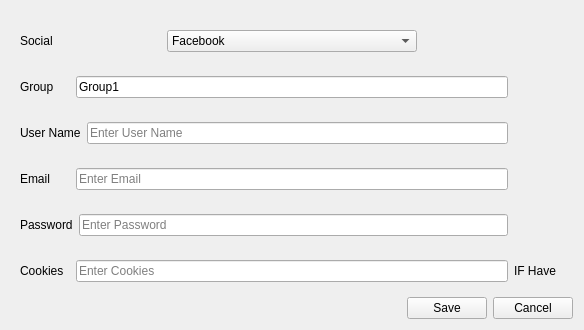
<?xml version="1.0" encoding="UTF-8"?>
<ui version="4.0">
 <class>Form</class>
 <widget class="QWidget" name="Form">
  <property name="geometry">
   <rect>
    <x>0</x>
    <y>0</y>
    <width>584</width>
    <height>315</height>
   </rect>
  </property>
  <property name="windowTitle">
   <string>Form</string>
  </property>
  <layout class="QGridLayout" name="gridLayout">
   <item row="0" column="0" rowspan="3" colspan="2">
    <widget class="QWidget" name="widget" native="true">
     <layout class="QVBoxLayout" name="verticalLayout">
      <property name="spacing">
       <number>6</number>
      </property>
      <property name="leftMargin">
       <number>0</number>
      </property>
      <property name="topMargin">
       <number>10</number>
      </property>
      <property name="rightMargin">
       <number>0</number>
      </property>
      <property name="bottomMargin">
       <number>0</number>
      </property>
      <item>
       <widget class="QWidget" name="widget_1" native="true">
        <property name="minimumSize">
         <size>
          <width>0</width>
          <height>0</height>
         </size>
        </property>
        <layout class="QHBoxLayout" name="horizontalLayout_2">
         <item>
          <widget class="QLabel" name="label_3">
           <property name="minimumSize">
            <size>
             <width>50</width>
             <height>0</height>
            </size>
           </property>
           <property name="maximumSize">
            <size>
             <width>50</width>
             <height>16777215</height>
            </size>
           </property>
           <property name="text">
            <string>Social</string>
           </property>
          </widget>
         </item>
         <item alignment="Qt::AlignHCenter">
          <widget class="QComboBox" name="comboBox">
           <property name="minimumSize">
            <size>
             <width>250</width>
             <height>0</height>
            </size>
           </property>
           <item>
            <property name="text">
             <string>Facebook</string>
            </property>
           </item>
           <item>
            <property name="text">
             <string>Instagram</string>
            </property>
           </item>
          </widget>
         </item>
         <item>
          <widget class="QLabel" name="label_4">
           <property name="maximumSize">
            <size>
             <width>50</width>
             <height>16777215</height>
            </size>
           </property>
           <property name="text">
            <string/>
           </property>
          </widget>
         </item>
        </layout>
       </widget>
      </item>
      <item>
       <widget class="QWidget" name="widget_group" native="true">
        <layout class="QHBoxLayout" name="horizontalLayout">
         <item>
          <widget class="QLabel" name="label">
           <property name="minimumSize">
            <size>
             <width>50</width>
             <height>0</height>
            </size>
           </property>
           <property name="text">
            <string>Group</string>
           </property>
          </widget>
         </item>
         <item>
          <widget class="QLineEdit" name="Group">
           <property name="text">
            <string>Group1</string>
           </property>
           <property name="placeholderText">
            <string/>
           </property>
          </widget>
         </item>
         <item>
          <widget class="QLabel" name="label_2">
           <property name="minimumSize">
            <size>
             <width>50</width>
             <height>0</height>
            </size>
           </property>
           <property name="text">
            <string/>
           </property>
          </widget>
         </item>
        </layout>
       </widget>
      </item>
      <item>
       <widget class="QWidget" name="widget_username" native="true">
        <layout class="QHBoxLayout" name="horizontalLayout_3">
         <item>
          <widget class="QLabel" name="label_5">
           <property name="minimumSize">
            <size>
             <width>49</width>
             <height>0</height>
            </size>
           </property>
           <property name="text">
            <string>User Name</string>
           </property>
          </widget>
         </item>
         <item>
          <widget class="QLineEdit" name="User_Name">
           <property name="placeholderText">
            <string>Enter User Name</string>
           </property>
          </widget>
         </item>
         <item>
          <widget class="QLabel" name="label_6">
           <property name="minimumSize">
            <size>
             <width>50</width>
             <height>0</height>
            </size>
           </property>
           <property name="text">
            <string/>
           </property>
          </widget>
         </item>
        </layout>
       </widget>
      </item>
      <item>
       <widget class="QWidget" name="widget_email" native="true">
        <layout class="QHBoxLayout" name="horizontalLayout_5">
         <item>
          <widget class="QLabel" name="label_9">
           <property name="minimumSize">
            <size>
             <width>50</width>
             <height>0</height>
            </size>
           </property>
           <property name="text">
            <string>Email</string>
           </property>
          </widget>
         </item>
         <item>
          <widget class="QLineEdit" name="Email">
           <property name="placeholderText">
            <string>Enter Email</string>
           </property>
          </widget>
         </item>
         <item>
          <widget class="QLabel" name="label_10">
           <property name="minimumSize">
            <size>
             <width>50</width>
             <height>0</height>
            </size>
           </property>
           <property name="text">
            <string/>
           </property>
          </widget>
         </item>
        </layout>
       </widget>
      </item>
      <item>
       <widget class="QWidget" name="widget_password" native="true">
        <layout class="QHBoxLayout" name="horizontalLayout_4">
         <item>
          <widget class="QLabel" name="label_7">
           <property name="minimumSize">
            <size>
             <width>50</width>
             <height>0</height>
            </size>
           </property>
           <property name="text">
            <string>Password</string>
           </property>
          </widget>
         </item>
         <item>
          <widget class="QLineEdit" name="Password">
           <property name="placeholderText">
            <string>Enter Password</string>
           </property>
          </widget>
         </item>
         <item>
          <widget class="QLabel" name="label_8">
           <property name="minimumSize">
            <size>
             <width>50</width>
             <height>0</height>
            </size>
           </property>
           <property name="text">
            <string/>
           </property>
          </widget>
         </item>
        </layout>
       </widget>
      </item>
      <item>
       <widget class="QWidget" name="widget_cookie" native="true">
        <layout class="QHBoxLayout" name="horizontalLayout_6">
         <item>
          <widget class="QLabel" name="label_11">
           <property name="minimumSize">
            <size>
             <width>50</width>
             <height>0</height>
            </size>
           </property>
           <property name="text">
            <string>Cookies</string>
           </property>
          </widget>
         </item>
         <item>
          <widget class="QLineEdit" name="Cookies">
           <property name="text">
            <string/>
           </property>
           <property name="placeholderText">
            <string>Enter Cookies</string>
           </property>
          </widget>
         </item>
         <item>
          <widget class="QLabel" name="label_12">
           <property name="minimumSize">
            <size>
             <width>50</width>
             <height>0</height>
            </size>
           </property>
           <property name="maximumSize">
            <size>
             <width>50</width>
             <height>16777215</height>
            </size>
           </property>
           <property name="text">
            <string>IF Have</string>
           </property>
          </widget>
         </item>
        </layout>
       </widget>
      </item>
     </layout>
    </widget>
   </item>
   <item row="4" column="0" colspan="2" alignment="Qt::AlignRight">
    <widget class="QWidget" name="widget_2" native="true">
     <layout class="QHBoxLayout" name="horizontalLayout_8">
      <property name="spacing">
       <number>6</number>
      </property>
      <property name="leftMargin">
       <number>0</number>
      </property>
      <property name="topMargin">
       <number>0</number>
      </property>
      <property name="rightMargin">
       <number>0</number>
      </property>
      <property name="bottomMargin">
       <number>0</number>
      </property>
      <item>
       <widget class="QPushButton" name="Save">
        <property name="text">
         <string>Save</string>
        </property>
       </widget>
      </item>
      <item>
       <widget class="QPushButton" name="Cancel">
        <property name="text">
         <string>Cancel</string>
        </property>
       </widget>
      </item>
     </layout>
    </widget>
   </item>
  </layout>
 </widget>
 <resources/>
 <connections/>
</ui>
